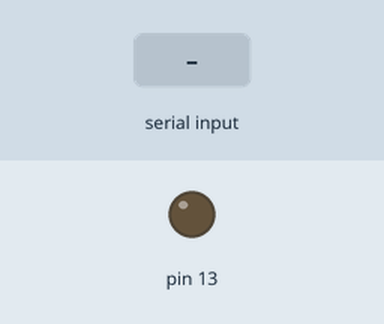
Simulated run of this sketch. Board: Arduino Mega 2560, built with avr-gcc and run on an emulated ATmega2560. Shown: output pins drawn as LEDs (lit = HIGH). Inputs (shaded band) come from the test bench. What the sketch prints to the serial monitor is not drawn.

Above: at 1.2 s.
1.3 s: "1" received over the second serial link
2.8 s: "L" received over the second serial link
4.3 s: "1" received over the second serial link
At 5.4 s:
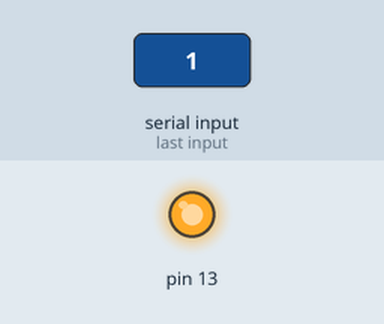
5.8 s: "0" received over the second serial link
At 6.4 s:
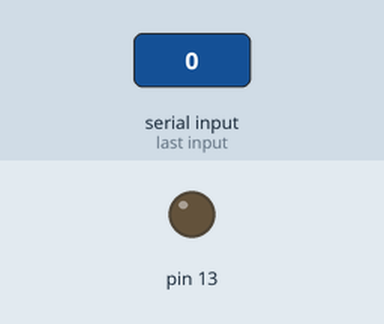
Timing chart, 0 to 8.3 s (numbered marks = the images above; inputs shaded):
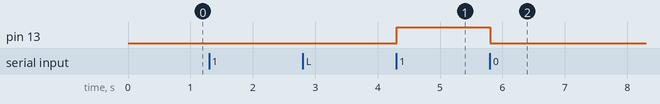

Measured:
- after the input at 1.3 s, every drawn part: stays the same
- after the input at 2.8 s, every drawn part: stays the same
- after the input at 4.3 s, pin 13: LOW → HIGH at once
- after the input at 5.8 s, pin 13: HIGH → LOW at once

The sketch:

ready4node.ino
```cpp
boolean startReadingLed = false;
boolean startReadingBaum = false;
boolean ledStatus = false;

void setup() {
  // put your setup code here, to run once:
  pinMode(13, OUTPUT);
   // initialize serial communication:
  Serial.begin(9600);
  Serial1.begin(9600);
  // set the serial receive timeout to 10ms:
  Serial1.setTimeout(10);

}

void loop() {
  // build string for status information to send via serialport to webserver
  digitalWrite(13, ledStatus);
  if (digitalRead(13)) {
    Serial1.write("LED#1\r");
  } else {
    Serial1.write("LED#0\r");
  }
  if (Serial1.available()) {
    // get the new byte:
    char inChar = (char)Serial1.read();
    // init variables
    if (inChar == '/n') {
      startReadingBaum = false;
      startReadingLed = false;
    }
    // react on command from webserver and switches led on/off
    if (startReadingLed){
      if(inChar == '1'){
        ledStatus = true;
      } else if (inChar == '0') {
        ledStatus = false;
      }
    }
    // proof of for different commands like led or tree
    if (inChar == 'L') {
      startReadingLed = true;
    } else if (inChar == 'B') {
      startReadingBaum = true;
      startReadingLed = false;
    }
    //sends commands to webserver
    Serial.print(inChar);
  }
}
```
